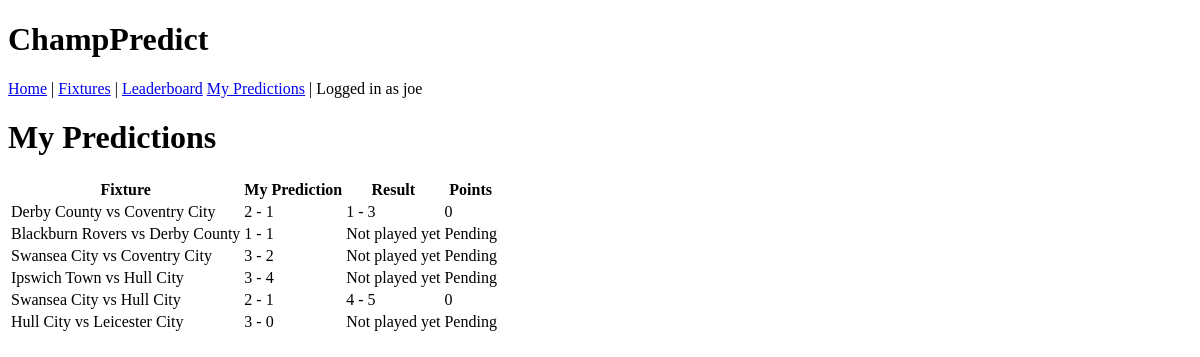
/my-predictions/ (signed in), run on an earlier commit of the app's database.
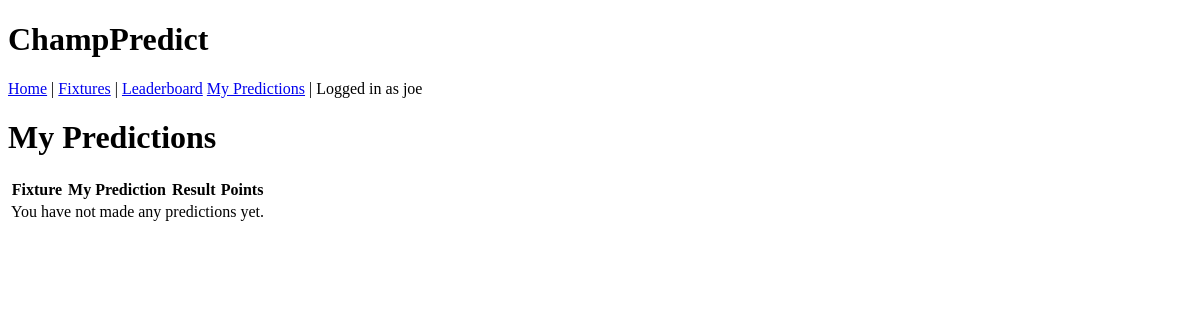
And on a later commit of the database.
### predictor/models.py (models this page shows, shortened)
class Prediction(models.Model):
    user = models.ForeignKey(
        User,
        on_delete=models.CASCADE
    )
    fixture = models.ForeignKey(
        Fixture,
        on_delete=models.CASCADE
    )
    predicted_home_goals = models.PositiveIntegerField()
    predicted_away_goals = models.PositiveIntegerField()
    created_at = models.DateTimeField(auto_now_add=True)
    updated_at = models.DateTimeField(auto_now=True)
    class Meta:
        ordering = ["fixture__kickoff_datetime"]
        unique_together = ("user", "fixture")
    def calculate_points(self):
        if not hasattr(self.fixture, "result"):
            return None
        actual_home = self.fixture.result.home_goals
        actual_away = self.fixture.result.away_goals
        predicted_home = self.predicted_home_goals
        predicted_away = self.predicted_away_goals
        if predicted_home == actual_home and predicted_away == actual_away:
            return 3
        actual_difference = actual_home - actual_away
        predicted_difference = predicted_home - predicted_away
        if actual_difference > 0:
            actual_outcome = "home_win"
        elif actual_difference < 0:
            actual_outcome = "away_win"
        else:
            actual_outcome = "draw"
        if predicted_difference > 0:
            predicted_outcome = "home_win"
        elif predicted_difference < 0:
            predicted_outcome = "away_win"
        else:
            predicted_outcome = "draw"
        if actual_outcome == predicted_outcome:
            return 1
        return 0

class Fixture(models.Model):
    STATUS_CHOICES = [
        ("upcoming", "Upcoming"),
        ("played", "Played"),
    ]
    season = models.CharField(max_length=20)
    matchweek = models.PositiveIntegerField()
    home_team = models.ForeignKey(
        Team,
        on_delete=models.CASCADE,
        related_name="home_fixtures"
    )
    away_team = models.ForeignKey(
        Team,
        on_delete=models.CASCADE,
        related_name="away_fixtures"
    )
    kickoff_datetime = models.DateTimeField()
    status = models.CharField(
        max_length=10,
        choices=STATUS_CHOICES,
        default="upcoming"
    )
    class Meta:
        ordering = ["kickoff_datetime"]
        unique_together = ("season", "matchweek", "home_team", "away_team")

class Team(models.Model):
    name = models.CharField(max_length=100, unique=True)
    class Meta:
        ordering = ["name"]
    def __str__(self):
        return self.name

class Result(models.Model):
    fixture = models.OneToOneField(
        Fixture,
        on_delete=models.CASCADE,
        related_name="result"
    )
    home_goals = models.PositiveIntegerField()
    away_goals = models.PositiveIntegerField()
    class Meta:
        ordering = ["fixture__kickoff_datetime"]

### predictor/views.py (the view)
# urls.py: path("my-predictions/", views.my_predictions, name="my_predictions"),
@login_required
def my_predictions(request):
    predictions = Prediction.objects.filter(user=request.user)
    context = {
        "predictions": predictions
    }
    return render(request, "predictor/my_predictions.html", context)

### predictor/templates/predictor/my_predictions.html
{% extends "predictor/base.html" %}
{% block content %}
<div class="container mt-4">
  <h1>My Predictions</h1>
  <table>
    <thead>
      <tr>
        <th>Fixture</th>
        <th>My Prediction</th>
        <th>Result</th>
        <th>Points</th>
      </tr>
    </thead>
    <tbody>
      {% for prediction in predictions %}
      <tr>
        <td>{{ prediction.fixture.home_team }} vs {{ prediction.fixture.away_team }}</td>
        <td>{{ prediction.predicted_home_goals }} - {{ prediction.predicted_away_goals }}</td>
        <td>
          {% if prediction.fixture.result %}
            {{ prediction.fixture.result.home_goals }} - {{ prediction.fixture.result.away_goals }}
          {% else %}
            Not played yet
          {% endif %}
        </td>
        <td>
          {% with points=prediction.calculate_points %}
            {% if points is not None %}
              {{ points }}
            {% else %}
              Pending
            {% endif %}
          {% endwith %}
        </td>
      </tr>
      {% empty %}
      <tr>
        <td colspan="4">You have not made any predictions yet.</td>
      </tr>
      {% endfor %}
    </tbody>
  </table>
</div>
{% endblock %}

### predictor/templates/predictor/base.html (shortened to what this page needs)
<!DOCTYPE html>
<html lang="en">
<head>
</head>
<body>
    <header>
        <h1>ChampPredict</h1>
        <nav>
            <a href="{% url 'home' %}">Home</a> |
            <a href="{% url 'fixture_list' %}">Fixtures</a> |
            <a href="{% url 'leaderboard' %}">Leaderboard</a>
            <a href="{% url 'my_predictions' %}">My Predictions</a>
    {% if user.is_authenticated %}
        | Logged in as {{ user.username }}
    {% endif %}
</nav>
    </header>
    <main>
        {% block content %}
        {% endblock %}
    </main>
</body>
</html>

What changed in the data, as far as the page shows it:
removed Prediction: fixture.home_team "Derby County", fixture.away_team "Coventry City", predicted_home_goals "2", predicted_away_goals "1", fixture.result.home_goals "1", fixture.result.away_goals "3", calculate_points "0"
removed Prediction: fixture.home_team "Blackburn Rovers", fixture.away_team "Derby County", predicted_home_goals "1", predicted_away_goals "1", shows "Not played yet", shows "Pending"
removed Prediction: fixture.home_team "Swansea City", fixture.away_team "Coventry City", predicted_home_goals "3", predicted_away_goals "2", shows "Not played yet", shows "Pending"
removed Prediction: fixture.home_team "Ipswich Town", fixture.away_team "Hull City", predicted_home_goals "3", predicted_away_goals "4", shows "Not played yet", shows "Pending"
removed Prediction: fixture.home_team "Swansea City", fixture.away_team "Hull City", predicted_home_goals "2", predicted_away_goals "1", fixture.result.home_goals "4", fixture.result.away_goals "5", calculate_points "0"
removed Prediction: fixture.home_team "Hull City", fixture.away_team "Leicester City", predicted_home_goals "3", predicted_away_goals "0", shows "Not played yet", shows "Pending"
Also different on the page:
text now shown: "You have not made any predictions yet."
